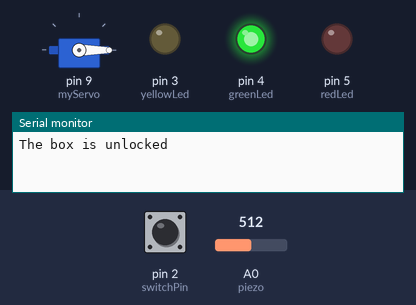
Simulated run of this sketch. Board: Arduino Uno, built with avr-gcc and run on an emulated ATmega328P. Parts: servo, output pins drawn as LEDs (lit = HIGH), the last lines printed to the serial monitor. Dashed ring = blinking. The test bench sets the inputs (shaded band); at power-on: pin 2 (switchPin) LOW, A0 (piezo) = 512.

Above: at 1.2 s.
1.3 s: pin 2 (switchPin) pulled HIGH for 0.15 s
At 2.1 s:
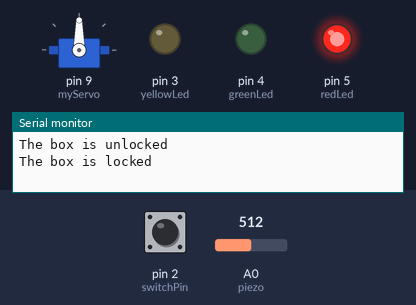
3.9 s: pin 2 (switchPin) pulled HIGH for 3.2 s
At 4.98 s:
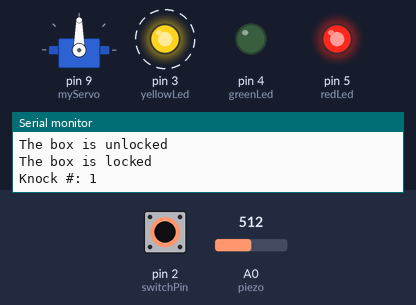
Timing chart, 0 to 8.9 s (numbered marks = the images above; inputs shaded):
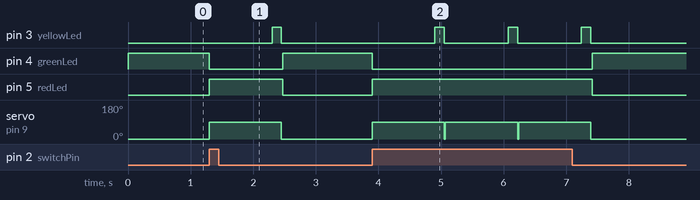

Measured:
- after the input at 1.3 s, pin 3 (yellowLed): LOW → HIGH after 1.0 s, → LOW 0.15 s later; pin 4 (greenLed): HIGH → LOW at once, → HIGH 1.2 s later; pin 5 (redLed): LOW → HIGH at once, → LOW 1.2 s later; servo on pin 9 (myServo): 0° → 90° at once, → 0° 1.2 s later
- after the input at 3.9 s, pin 3 (yellowLed): alternates HIGH for 0.15 s and LOW for 1.0 s, 6 changes in all, then stays LOW, starting after 1.0 s; pin 4 (greenLed): HIGH → LOW at once, → HIGH 3.5 s later; pin 5 (redLed): LOW → HIGH at once, → LOW 3.5 s later; servo on pin 9 (myServo): 0° → 90° at once, → 0° 3.5 s later

The sketch:

proj12.ino
```cpp
#include<Servo.h>
Servo myServo;

const int piezo = A0;
const int switchPin = 2;
const int yellowLed = 3;
const int greenLed = 4;
const int redLed = 5;
int knockVal;
int switchVal;
const int quiteKnock = 100;
const int loudKnock = 1000;
const int timebetween_knocks = 1000;
unsigned long previousTime = 0;
boolean locked = false;
int numberOfKnocks = 0;

void setup() {
  myServo.attach(9);
  pinMode(yellowLed,OUTPUT);
  pinMode(redLed,OUTPUT);
  pinMode(greenLed,OUTPUT);
  pinMode(switchPin,INPUT);
  Serial.begin(9600);
  digitalWrite(greenLed,HIGH);
  myServo.write(0);
  Serial.println("The box is unlocked");
}

void loop() {
  if(locked == false) {
    switchVal = digitalRead(switchPin);
    if(switchVal == HIGH){
      locked = true;
      digitalWrite(greenLed,LOW);
      digitalWrite(redLed,HIGH);
      myServo.write(90);
      Serial.println("The box is locked");
      numberOfKnocks = 0;
      delay(1000);
    }
  }
  if(locked == true) {
    knockVal = analogRead(piezo);
    unsigned currentTime = millis();
    if(numberOfKnocks == 0) {
      previousTime = currentTime;
    }
    if(numberOfKnocks < 3 && knockVal >0) {
      if(checkForKnock(knockVal) == true) {
        if(currentTime - previousTime < timebetween_knocks){
          numberOfKnocks++;
          previousTime = currentTime;
        }
      }
    }
    if(currentTime - previousTime > timebetween_knocks) {
      numberOfKnocks = 0;
      Serial.println("Knocking failed");
      digitalWrite(redLed,LOW);
      digitalWrite(greenLed,HIGH);
      delay(300);
      digitalWrite(greenLed,LOW);
      digitalWrite(yellowLed,HIGH);
      delay(300);
      digitalWrite(yellowLed,LOW);
      digitalWrite(redLed,HIGH);
    }
    if(numberOfKnocks >=3) {
      locked = false;
      myServo.write(0);
      delay(20);
      digitalWrite(greenLed,HIGH);
      digitalWrite(redLed,LOW);
      Serial.println("The box is unlocked");
    }
  }
}

boolean checkForKnock(int value) {
  if(value > quiteKnock && value < loudKnock) {
      digitalWrite(yellowLed,HIGH);
      delay(50);
      digitalWrite(yellowLed,LOW);
      Serial.print("Knock #: ");
      Serial.println(1+numberOfKnocks);
      return true;
  }
  else {
      return false;
  }
}
```
